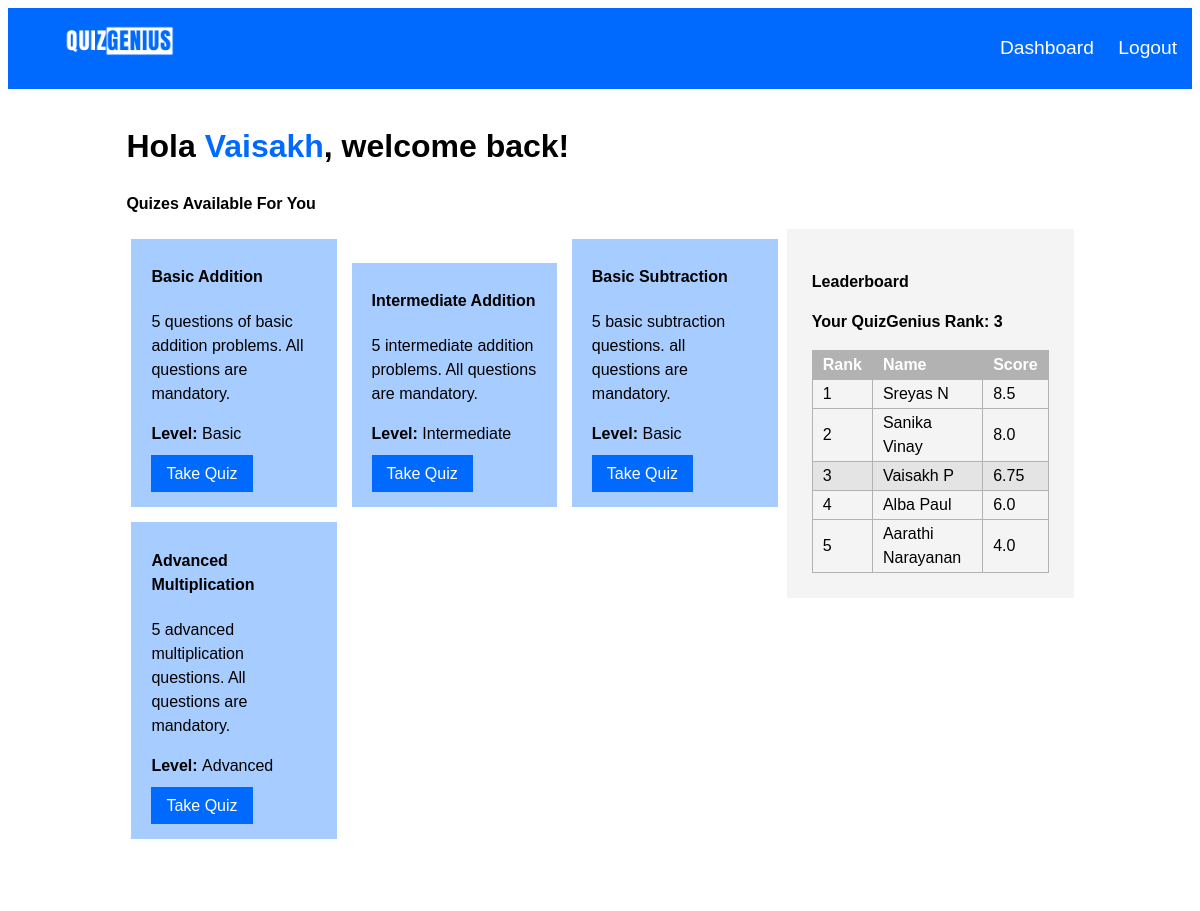
Before: /dashboard (signed in) with the older database file.
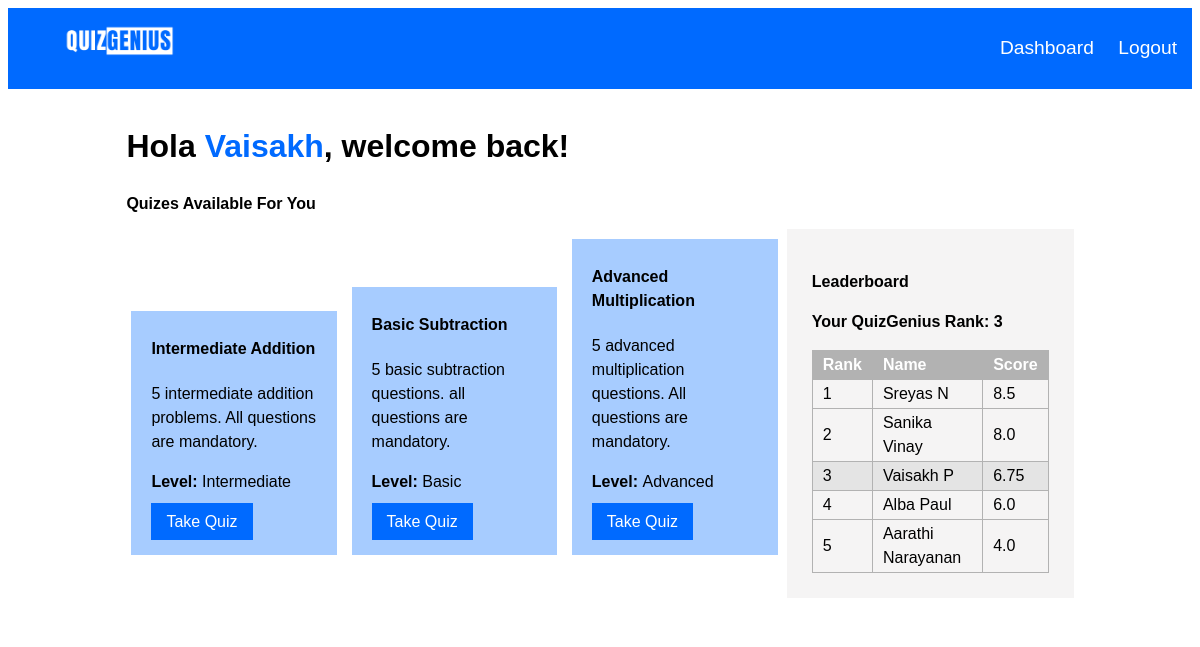
After: the same page with the newer database file.
### db.py (models this page shows, shortened)
class User(UserMixin, db.Model):
    firstname = db.Column(db.String(100), nullable=False)
    lastname = db.Column(db.String(100), nullable=False)
    role = db.Column(db.String(20),nullable=False)
    id = db.Column(db.Integer, primary_key=True)
    username = db.Column(db.String(100), unique=True, nullable=False)
    pswrd = db.Column(db.String(100), nullable=False)
    total_score = db.Column(db.Integer, default=0)
    quiz_scores = db.relationship('UserQuizScore', backref = 'user', lazy=True)

class Quiz(db.Model):
    id = db.Column(db.Integer, primary_key=True)
    title = db.Column(db.String(100), nullable=False)
    description = db.Column(db.String(150), nullable=False)
    level = db.Column(db.String(10), nullable=False)
    questions = db.relationship('Question', backref='quiz', cascade='all, delete-orphan', lazy=True)

### routes.py (the view)
@routes.route('/dashboard')
@login_required
def dashboard():
    quizes = Quiz.query.all()
    users = User.query.all()
    user_scores = []
    for user in users:
        total_score = sum(score.score for score in user.quiz_scores)
        user_scores.append((user, total_score))
    sorted_users = sorted(user_scores, key=lambda x: x[1], reverse=True)
    current_user_rank = None
    current_user_score = None
    for index, (user,score) in enumerate(sorted_users,1):
        if user.role=="Admin":
            sorted_users.pop(index-1)
            pass
        if current_user.id == user.id:
            current_user_rank = index
            current_user_score = score
    top_performers = sorted_users[:5]
    return render_template('dashboard.html', quizes=quizes,current_user=current_user, user_score=current_user_score, current_user_rank=current_user_rank, top_performers=top_performers)

### app.py (called while the page is built)
@login_manager.user_loader
def load_user(user_id):
    if user_id is not None:
        return User.query.get(int(user_id))
    else:
        return None

### authenticator.py (called while the page is built)
def login_required(f):
    @wraps(f)
    def decorated_function(*args, **kwargs):
        if 'user_logged_in' not in session and 'admin_logged_in' not in session:
            return redirect(url_for('routes.login'))  # Redirect to login if no user or admin session
        return f(*args, **kwargs)
    return decorated_function

### templates/dashboard.html (shortened to what this page needs)
{% extends 'base.html' %}
{% block content %}
<h1>Hola <span id='user_name'>{{ current_user.firstname }}</span>, welcome back!</h1>
<h2> Quizes Available For You</h2>
<aside>
    <h3>Leaderboard</h3>
    <table id="dashboard_table">
    <p><strong>Your QuizGenius Rank: {{ current_user_rank }}</strong></p>
        <thead>
            <tr>
                <th id="rank">Rank</th>
                <th id="name">Name</th>
                <th id="score">Score</th>
            </tr>
        </thead>
        <tbody>
            {% for (user, score) in top_performers %}
                {% if user.id == current_user.id %}
                <tr id = "current_user_rank">
                    <td>{{ loop.index }}</td>
                    <td>{{ user.firstname }} {{ user.lastname }}</td>
                    <td>{{ score }}</td>
                </tr>
                {% else %}
                <tr>
                    <td>{{ loop.index }}</td>
                    <td>{{ user.firstname }} {{ user.lastname }}</td>
                    <td>{{ score }}</td>
                </tr>
                {% endif %}
            {% endfor %}
        </tbody>
    </table>
</aside>
<div class="dashboard_quiz_container">
{% for quiz in quizes %}
<div class="dashboard_quiz">
<h4>{{ quiz.title }}</h4>
<p>{{ quiz.description }}</p>
<p><strong>Level: </strong>{{ quiz.level }}</p>
<p><a href="{{ url_for('routes.take_quiz', quiz_id=quiz.id) }}">Take Quiz</a>
</p>
</div>
{% endfor %}
</div>
{% endblock %}

### templates/base.html (shortened to what this page needs)
<!DOCTYPE html>
<html lang="en">
    <head>
        <link rel="stylesheet" href="{{ url_for('static', filename='style.css') }}">
    </head>
<body>
    <Header>
        <nav>
            {% if current_user.is_authenticated %}
            <ul>
            <li><a><img src="{{ url_for('static', filename='quizgeniuslogo.png') }}" id="main_heading"></a></li>
            <li><a href="{{ url_for('routes.dashboard') }}">Dashboard</a></li>
            <li><a href="{{ url_for('routes.logout') }}">Logout</a></li>
            </ul>
            {% else %}
            <ul>
            <li><a><img src="{{ url_for('static', filename='quizgeniuslogo.png') }}" id="main_heading"></a></li>
            <li><a href="{{ url_for('routes.login') }}">Login</a></li>
            <li><a href="{{ url_for('routes.register') }}">Register</a></li>
            </ul>
            {% endif %}
        </nav>
    </Header>
    <div class="body_container">
    <main>
        {% block content %}{% endblock %}
    </main>
    </div>
</body>
</html>

### static/style.css (style rules this page uses)
* { font-family: 'poppins',sans-serif; }
* { font-size: 1em; line-height: 1.5em; }
header { background-color:rgb(0, 106, 255); padding: 10px; padding-left: 15px; padding-right: 15px; margin: 0; text-align: right; color: white; }
#main_heading { width: 10%; float: left; margin-top: -10px; }
header li { display: inline; font-size: 1.2em; margin-left: 20px; color: white; }
header li a { color: white; text-decoration: none; }
.body_container { margin: 0; font-size: 1em; padding-top:1%; padding-bottom:5%; padding-left: 10%; padding-right: 10%; background-color: white; height:max-content; }
.body_container h1 { font-size: 2em; }
.dashboard_quiz_container { width: 70%; }
aside { float: right; width: 25%; background-color: rgb(245, 244, 244); padding: 25px; }
a { text-decoration: none; color: rgb(0, 106, 255); }
.dashboard_quiz { display: inline-block; margin: 5px; margin-top: 10px; padding-left: 20px; padding-right: 20px; padding-top: 5px; padding-bottom: 5px; width: 25%; background-color: rgb(167, 204, 255); color: rgb(0, 0, 0); }
.dashboard_quiz a { margin-top: 10px; background-color: rgb(0, 106, 255); padding-top: 10px; padding-bottom: 10px; padding-left: 15px; padding-right: 15px; color: white; }
table, th, td { text-align: left; border: 1px solid rgb(178, 178, 178) ; border-collapse: collapse; padding: 2px; padding-left: 10px; padding-right: 10px; }
th { color: rgb(255, 255, 255) ; background-color: rgb(178, 178, 178) }
#current_user_rank { background-color: rgb(228, 228, 228); }
#dashboard_table { width: 100%; }
#rank, #score { width: 20%; }
#name { width: 60%; }
table { width: 25%; }
#user_name { color:#006aff; }

Changed rows visible on the page:
removed Quiz: title "Basic Addition", description "5 questions of basic addition problems. All questions are mandatory.", level "Basic"
